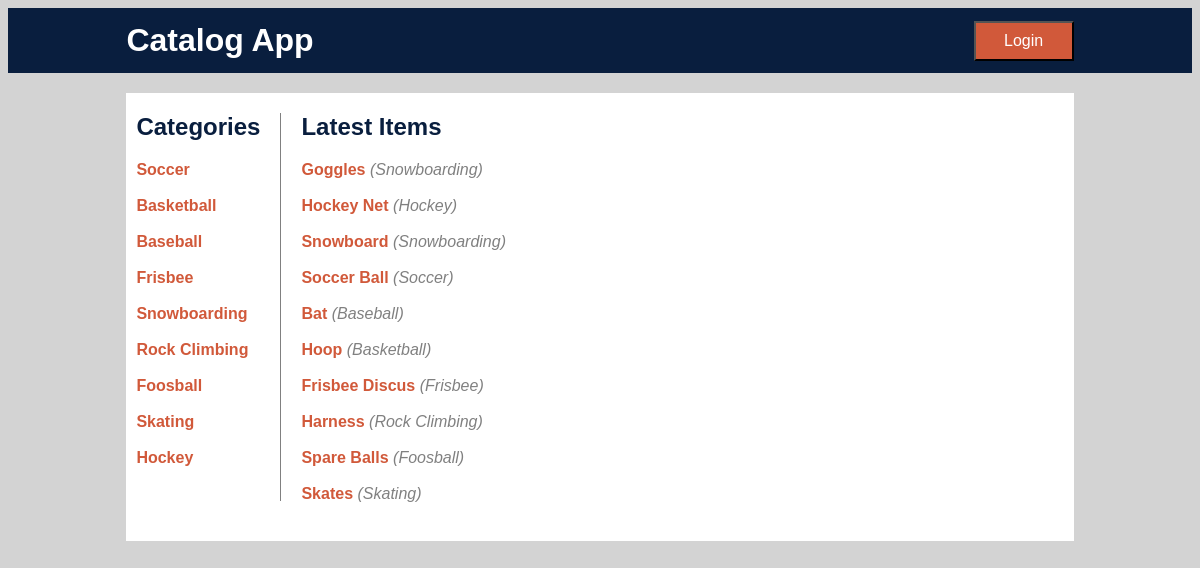
The page / on the database its author committed.
### models.py (models this page shows, shortened)
class CatalogItem(Base):
    __tablename__ = 'catalog_item'
    id = Column(Integer, primary_key=True)
    cat_id = Column(Integer, ForeignKey("catalog.id"), nullable=False)
    title = Column(String)
    description = Column(String)
    creator_email = Column(String)
    date_added = Column(String, default=datetime.now())
    catalog = relationship(Catalog)

class Catalog(Base):
    __tablename__ = "catalog"
    id = Column(Integer, primary_key=True)
    name = Column(String)

### views.py (the view)
@app.route("/")
def home():
    latest_items = session.query(CatalogItem).join(Catalog).add_columns(CatalogItem.title, Catalog.name, CatalogItem.date_added).order_by(CatalogItem.date_added.desc()).limit(10).all()  # noqa
    name = ""
    if "name" in login_session:
        name = login_session["name"]
    return render_template("latest.html", items=latest_items, name=name)

### templates/latest.html (shortened to what this page needs)
{% extends "main.html" %}
{% block content %}
<div class="categories">
    <h2>Categories</h2>
        <a href = "{{url_for('load_items', category = 'Soccer')}}">Soccer</a><br><br>
        <a href = "{{url_for('load_items', category = 'Basketball')}}">Basketball</a><br><br>
        <a href = "{{url_for('load_items', category = 'Baseball')}}">Baseball</a><br><br>
        <a href = "{{url_for('load_items', category = 'Frisbee')}}">Frisbee</a><br><br>
        <a href = "{{url_for('load_items', category = 'Snowboarding')}}">Snowboarding</a><br><br>
        <a href = "{{url_for('load_items', category = 'Rock Climbing')}}">Rock Climbing</a><br><br>
        <a href = "{{url_for('load_items', category = 'Foosball')}}">Foosball</a><br><br>
        <a href = "{{url_for('load_items', category = 'Skating')}}">Skating</a><br><br>
        <a href = "{{url_for('load_items', category = 'Hockey')}}">Hockey</a><br><br>
</div>
<div class="items">
    <h2>Latest Items</h2>
    {% for item in items %}
        <a href = "{{url_for('view_item', category = item.name, item = item.title)}}">{{item.title}}</a> <span>({{item.name}})</span><br><br>
    {% endfor %}
</div>
{% endblock %}

### templates/main.html (shortened to what this page needs)
<!DOCTYPE html>
<html lang="en">
    <head>
        <link rel=stylesheet type=text/css href="{{ url_for('static', filename='main.css') }}">
    </head>
    <body>
        <header class="header">
            <h1>Catalog App</h1>
            {% if name %}
            <button  class="login" id="signinButton" style="display: none">Login</button>
            <button  class="logout" id="signoutButton" onclick="signOut()">Logout</button>
            {% else %}
            <button  class="login" id="signinButton">Login</button>
            {% endif %}
        </header>
        <div class="main-container">
            {% block content %}
            {% endblock %}
        </div>
    </body>
</html>

### static/main.css (style rules this page uses)
* { box-sizing: border-box; font-family: 'Raleway', sans-serif; }
body { background-color: lightgray; }
h1, h2, h3 { color: #091E3E; }
span { color: gray; font-style: italic; }
a { color: #D1593A; text-decoration: none; font-weight: bold; }
.header { display: flex; justify-content: space-between; align-items: center; background-color: #091E3E; padding: 0 10%; height: 65px; }
.header h1 { color: white; }
.login, .logout { background-color: #D1593A; color: white; font-size: 16px; width: 100px; height: 40px; }
.main-container { display: flex; justify-content: flex-start; margin: 20px 10%; padding: 0 10px 20px 10px; background-color: white; }
.categories { padding-right: 20px; }
.items { padding-left: 20px; }

### rows shown on the page
CatalogItem: title "Goggles", name "Snowboarding"
CatalogItem: title "Hockey Net", name "Hockey"
CatalogItem: title "Snowboard", name "Snowboarding"
CatalogItem: title "Soccer Ball", name "Soccer"
CatalogItem: title "Bat", name "Baseball"
CatalogItem: title "Hoop", name "Basketball"
CatalogItem: title "Frisbee Discus", name "Frisbee"
CatalogItem: title "Harness", name "Rock Climbing"
CatalogItem: title "Spare Balls", name "Foosball"
CatalogItem: title "Skates", name "Skating"
